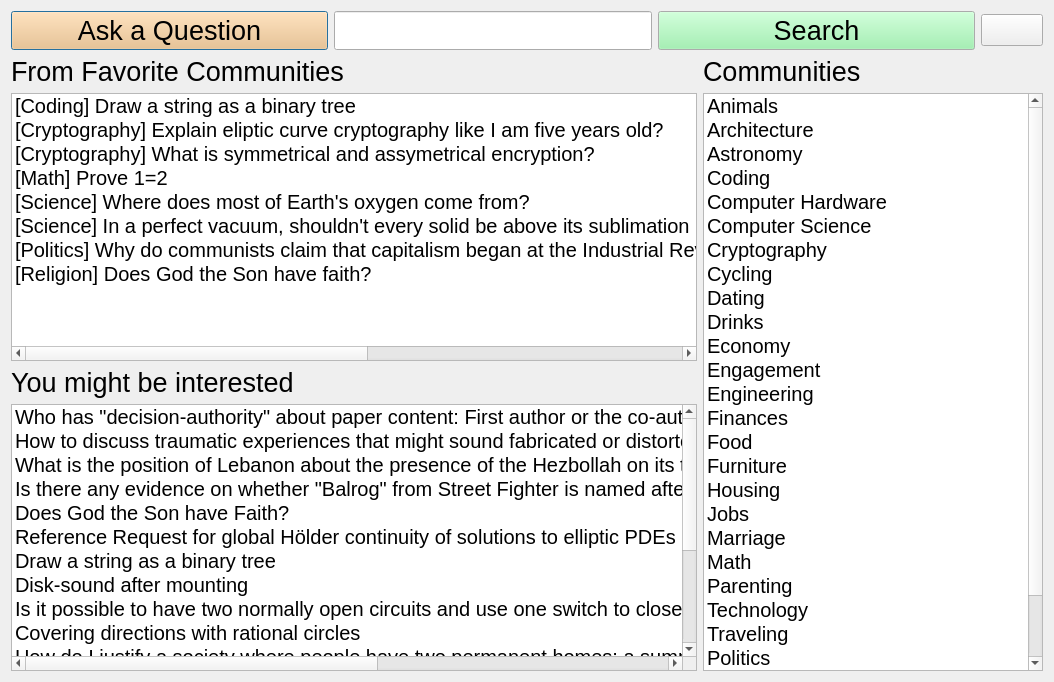
<?xml version="1.0" encoding="UTF-8"?>
<ui version="4.0">
 <class>SecDialog</class>
 <widget class="QDialog" name="SecDialog">
  <property name="geometry">
   <rect>
    <x>0</x>
    <y>0</y>
    <width>1054</width>
    <height>682</height>
   </rect>
  </property>
  <property name="sizePolicy">
   <sizepolicy hsizetype="Preferred" vsizetype="Fixed">
    <horstretch>0</horstretch>
    <verstretch>100</verstretch>
   </sizepolicy>
  </property>
  <property name="baseSize">
   <size>
    <width>0</width>
    <height>100</height>
   </size>
  </property>
  <property name="windowTitle">
   <string>Main Window</string>
  </property>
  <layout class="QVBoxLayout" name="verticalLayout">
   <item>
    <layout class="QGridLayout" name="gridLayout">
     <item row="5" column="0" colspan="2">
      <widget class="QLabel" name="label_3">
       <property name="sizePolicy">
        <sizepolicy hsizetype="Preferred" vsizetype="Maximum">
         <horstretch>0</horstretch>
         <verstretch>0</verstretch>
        </sizepolicy>
       </property>
       <property name="font">
        <font>
         <pointsize>20</pointsize>
        </font>
       </property>
       <property name="text">
        <string>You might be interested</string>
       </property>
      </widget>
     </item>
     <item row="6" column="0" colspan="4">
      <widget class="QListWidget" name="listWidget_defaultList">
       <property name="sizePolicy">
        <sizepolicy hsizetype="Minimum" vsizetype="Minimum">
         <horstretch>0</horstretch>
         <verstretch>0</verstretch>
        </sizepolicy>
       </property>
       <property name="palette">
        <palette>
         <active>
          <colorrole role="Highlight">
           <brush brushstyle="SolidPattern">
            <color alpha="255">
             <red>146</red>
             <green>194</green>
             <blue>242</blue>
            </color>
           </brush>
          </colorrole>
          <colorrole role="HighlightedText">
           <brush brushstyle="SolidPattern">
            <color alpha="255">
             <red>0</red>
             <green>0</green>
             <blue>0</blue>
            </color>
           </brush>
          </colorrole>
         </active>
         <inactive>
          <colorrole role="Highlight">
           <brush brushstyle="SolidPattern">
            <color alpha="255">
             <red>146</red>
             <green>194</green>
             <blue>242</blue>
            </color>
           </brush>
          </colorrole>
          <colorrole role="HighlightedText">
           <brush brushstyle="SolidPattern">
            <color alpha="255">
             <red>0</red>
             <green>0</green>
             <blue>0</blue>
            </color>
           </brush>
          </colorrole>
         </inactive>
         <disabled>
          <colorrole role="HighlightedText">
           <brush brushstyle="SolidPattern">
            <color alpha="255">
             <red>0</red>
             <green>0</green>
             <blue>0</blue>
            </color>
           </brush>
          </colorrole>
         </disabled>
        </palette>
       </property>
       <property name="font">
        <font>
         <pointsize>15</pointsize>
        </font>
       </property>
       <item>
        <property name="text">
         <string>Who has &quot;decision-authority&quot; about paper content: First author or the co-author with the higher academic rank?</string>
        </property>
       </item>
       <item>
        <property name="text">
         <string>How to discuss traumatic experiences that might sound fabricated or distorted in graduate school applications</string>
        </property>
       </item>
       <item>
        <property name="text">
         <string>What is the position of Lebanon about the presence of the Hezbollah on its territory?</string>
        </property>
       </item>
       <item>
        <property name="text">
         <string>Is there any evidence on whether &quot;Balrog&quot; from Street Fighter is named after the Balrogs in The Lord of the Rings?</string>
        </property>
       </item>
       <item>
        <property name="text">
         <string>Does God the Son have Faith?</string>
        </property>
       </item>
       <item>
        <property name="text">
         <string>Reference Request for global Hölder continuity of solutions to elliptic PDEs</string>
        </property>
       </item>
       <item>
        <property name="text">
         <string>Draw a string as a binary tree</string>
        </property>
       </item>
       <item>
        <property name="text">
         <string>Disk-sound after mounting</string>
        </property>
       </item>
       <item>
        <property name="text">
         <string>Is it possible to have two normally open circuits and use one switch to close one or the other (never both at once for my purposes)?</string>
        </property>
       </item>
       <item>
        <property name="text">
         <string>Covering directions with rational circles</string>
        </property>
       </item>
       <item>
        <property name="text">
         <string>How do I justify a society where people have two permanent homes: a summer home and a winter home?</string>
        </property>
       </item>
       <item>
        <property name="text">
         <string>Why do communists claim that capitalism began at the Industrial Revolution?</string>
        </property>
       </item>
       <item>
        <property name="text">
         <string>A short series of books in which the main character belongs to a race of beings who can create/reset the universe</string>
        </property>
       </item>
       <item>
        <property name="text">
         <string>Why are sportsmen not desirous to have others of their persuasion move in?</string>
        </property>
       </item>
       <item>
        <property name="text">
         <string>What do the Apollo crew mean by &quot;you're five square&quot;</string>
        </property>
       </item>
       <item>
        <property name="text">
         <string>Prepping basement for drywall; how to deal with electrical wires running across joists?</string>
        </property>
       </item>
       <item>
        <property name="text">
         <string>In a perfect vacuum, shouldn't every solid be above its sublimation point, since its vapor pressure must exceed the atmospheric pressure?</string>
        </property>
       </item>
      </widget>
     </item>
     <item row="3" column="0" colspan="2">
      <widget class="QLabel" name="label_2">
       <property name="sizePolicy">
        <sizepolicy hsizetype="Preferred" vsizetype="Maximum">
         <horstretch>0</horstretch>
         <verstretch>0</verstretch>
        </sizepolicy>
       </property>
       <property name="font">
        <font>
         <pointsize>20</pointsize>
        </font>
       </property>
       <property name="text">
        <string>From Favorite Communities</string>
       </property>
      </widget>
     </item>
     <item row="4" column="0" colspan="4">
      <widget class="QListWidget" name="listWidget_favoriteList">
       <property name="sizePolicy">
        <sizepolicy hsizetype="Minimum" vsizetype="Minimum">
         <horstretch>0</horstretch>
         <verstretch>0</verstretch>
        </sizepolicy>
       </property>
       <property name="palette">
        <palette>
         <active>
          <colorrole role="Highlight">
           <brush brushstyle="SolidPattern">
            <color alpha="255">
             <red>146</red>
             <green>194</green>
             <blue>242</blue>
            </color>
           </brush>
          </colorrole>
          <colorrole role="HighlightedText">
           <brush brushstyle="SolidPattern">
            <color alpha="255">
             <red>0</red>
             <green>0</green>
             <blue>0</blue>
            </color>
           </brush>
          </colorrole>
         </active>
         <inactive>
          <colorrole role="Highlight">
           <brush brushstyle="SolidPattern">
            <color alpha="255">
             <red>146</red>
             <green>194</green>
             <blue>242</blue>
            </color>
           </brush>
          </colorrole>
          <colorrole role="HighlightedText">
           <brush brushstyle="SolidPattern">
            <color alpha="255">
             <red>0</red>
             <green>0</green>
             <blue>0</blue>
            </color>
           </brush>
          </colorrole>
         </inactive>
         <disabled>
          <colorrole role="HighlightedText">
           <brush brushstyle="SolidPattern">
            <color alpha="255">
             <red>0</red>
             <green>0</green>
             <blue>0</blue>
            </color>
           </brush>
          </colorrole>
         </disabled>
        </palette>
       </property>
       <property name="font">
        <font>
         <pointsize>15</pointsize>
        </font>
       </property>
       <item>
        <property name="text">
         <string>[Coding] Draw a string as a binary tree</string>
        </property>
       </item>
       <item>
        <property name="text">
         <string>[Cryptography] Explain eliptic curve cryptography like I am five years old?</string>
        </property>
       </item>
       <item>
        <property name="text">
         <string>[Cryptography] What is symmetrical and assymetrical encryption?</string>
        </property>
       </item>
       <item>
        <property name="text">
         <string>[Math] Prove 1=2</string>
        </property>
       </item>
       <item>
        <property name="text">
         <string>[Science] Where does most of Earth's oxygen come from?</string>
        </property>
       </item>
       <item>
        <property name="text">
         <string>[Science] In a perfect vacuum, shouldn't every solid be above its sublimation point, since its vapor pressure must exceed the atmospheric pressure?</string>
        </property>
       </item>
       <item>
        <property name="text">
         <string>[Politics] Why do communists claim that capitalism began at the Industrial Revolution?</string>
        </property>
       </item>
       <item>
        <property name="text">
         <string>[Religion] Does God the Son have faith?</string>
        </property>
       </item>
      </widget>
     </item>
     <item row="4" column="4" rowspan="3" colspan="2">
      <widget class="QListWidget" name="listWidget_communitiesList">
       <property name="sizePolicy">
        <sizepolicy hsizetype="Minimum" vsizetype="Minimum">
         <horstretch>0</horstretch>
         <verstretch>0</verstretch>
        </sizepolicy>
       </property>
       <property name="palette">
        <palette>
         <active>
          <colorrole role="Highlight">
           <brush brushstyle="SolidPattern">
            <color alpha="255">
             <red>146</red>
             <green>194</green>
             <blue>242</blue>
            </color>
           </brush>
          </colorrole>
          <colorrole role="HighlightedText">
           <brush brushstyle="SolidPattern">
            <color alpha="255">
             <red>0</red>
             <green>0</green>
             <blue>0</blue>
            </color>
           </brush>
          </colorrole>
         </active>
         <inactive>
          <colorrole role="Highlight">
           <brush brushstyle="SolidPattern">
            <color alpha="255">
             <red>146</red>
             <green>194</green>
             <blue>242</blue>
            </color>
           </brush>
          </colorrole>
          <colorrole role="HighlightedText">
           <brush brushstyle="SolidPattern">
            <color alpha="255">
             <red>0</red>
             <green>0</green>
             <blue>0</blue>
            </color>
           </brush>
          </colorrole>
         </inactive>
         <disabled>
          <colorrole role="HighlightedText">
           <brush brushstyle="SolidPattern">
            <color alpha="255">
             <red>0</red>
             <green>0</green>
             <blue>0</blue>
            </color>
           </brush>
          </colorrole>
         </disabled>
        </palette>
       </property>
       <property name="font">
        <font>
         <pointsize>15</pointsize>
        </font>
       </property>
       <item>
        <property name="text">
         <string>Animals</string>
        </property>
       </item>
       <item>
        <property name="text">
         <string>Architecture</string>
        </property>
       </item>
       <item>
        <property name="text">
         <string>Astronomy</string>
        </property>
       </item>
       <item>
        <property name="text">
         <string>Coding</string>
        </property>
       </item>
       <item>
        <property name="text">
         <string>Computer Hardware</string>
        </property>
       </item>
       <item>
        <property name="text">
         <string>Computer Science</string>
        </property>
       </item>
       <item>
        <property name="text">
         <string>Cryptography</string>
        </property>
       </item>
       <item>
        <property name="text">
         <string>Cycling</string>
        </property>
       </item>
       <item>
        <property name="text">
         <string>Dating</string>
        </property>
       </item>
       <item>
        <property name="text">
         <string>Drinks</string>
        </property>
       </item>
       <item>
        <property name="text">
         <string>Economy</string>
        </property>
       </item>
       <item>
        <property name="text">
         <string>Engagement</string>
        </property>
       </item>
       <item>
        <property name="text">
         <string>Engineering</string>
        </property>
       </item>
       <item>
        <property name="text">
         <string>Finances</string>
        </property>
       </item>
       <item>
        <property name="text">
         <string>Food</string>
        </property>
       </item>
       <item>
        <property name="text">
         <string>Furniture</string>
        </property>
       </item>
       <item>
        <property name="text">
         <string>Housing</string>
        </property>
       </item>
       <item>
        <property name="text">
         <string>Jobs</string>
        </property>
       </item>
       <item>
        <property name="text">
         <string>Marriage</string>
        </property>
       </item>
       <item>
        <property name="text">
         <string>Math</string>
        </property>
       </item>
       <item>
        <property name="text">
         <string>Parenting</string>
        </property>
       </item>
       <item>
        <property name="text">
         <string>Technology</string>
        </property>
       </item>
       <item>
        <property name="text">
         <string>Traveling</string>
        </property>
       </item>
       <item>
        <property name="text">
         <string>Politics</string>
        </property>
       </item>
       <item>
        <property name="text">
         <string>Psychology</string>
        </property>
       </item>
       <item>
        <property name="text">
         <string>Religion</string>
        </property>
       </item>
       <item>
        <property name="text">
         <string>Science</string>
        </property>
       </item>
      </widget>
     </item>
     <item row="2" column="0" colspan="6">
      <layout class="QHBoxLayout" name="horizontalLayout_3">
       <item>
        <widget class="QPushButton" name="pushButton_askAQuestion">
         <property name="sizePolicy">
          <sizepolicy hsizetype="Preferred" vsizetype="Preferred">
           <horstretch>0</horstretch>
           <verstretch>0</verstretch>
          </sizepolicy>
         </property>
         <property name="palette">
          <palette>
           <active>
            <colorrole role="Button">
             <brush brushstyle="SolidPattern">
              <color alpha="255">
               <red>255</red>
               <green>190</green>
               <blue>111</blue>
              </color>
             </brush>
            </colorrole>
           </active>
           <inactive>
            <colorrole role="Button">
             <brush brushstyle="SolidPattern">
              <color alpha="255">
               <red>255</red>
               <green>190</green>
               <blue>111</blue>
              </color>
             </brush>
            </colorrole>
           </inactive>
           <disabled>
            <colorrole role="Button">
             <brush brushstyle="SolidPattern">
              <color alpha="255">
               <red>255</red>
               <green>190</green>
               <blue>111</blue>
              </color>
             </brush>
            </colorrole>
           </disabled>
          </palette>
         </property>
         <property name="font">
          <font>
           <pointsize>20</pointsize>
          </font>
         </property>
         <property name="text">
          <string>Ask a Question</string>
         </property>
        </widget>
       </item>
       <item>
        <widget class="QLineEdit" name="lineEdit_searchBar">
         <property name="sizePolicy">
          <sizepolicy hsizetype="Preferred" vsizetype="Preferred">
           <horstretch>0</horstretch>
           <verstretch>0</verstretch>
          </sizepolicy>
         </property>
         <property name="font">
          <font>
           <pointsize>20</pointsize>
          </font>
         </property>
        </widget>
       </item>
       <item>
        <widget class="QPushButton" name="pushButton_searchButton">
         <property name="sizePolicy">
          <sizepolicy hsizetype="Preferred" vsizetype="Preferred">
           <horstretch>0</horstretch>
           <verstretch>0</verstretch>
          </sizepolicy>
         </property>
         <property name="palette">
          <palette>
           <active>
            <colorrole role="Button">
             <brush brushstyle="SolidPattern">
              <color alpha="255">
               <red>143</red>
               <green>240</green>
               <blue>164</blue>
              </color>
             </brush>
            </colorrole>
           </active>
           <inactive>
            <colorrole role="Button">
             <brush brushstyle="SolidPattern">
              <color alpha="255">
               <red>143</red>
               <green>240</green>
               <blue>164</blue>
              </color>
             </brush>
            </colorrole>
           </inactive>
           <disabled>
            <colorrole role="Button">
             <brush brushstyle="SolidPattern">
              <color alpha="255">
               <red>143</red>
               <green>240</green>
               <blue>164</blue>
              </color>
             </brush>
            </colorrole>
           </disabled>
          </palette>
         </property>
         <property name="font">
          <font>
           <pointsize>20</pointsize>
          </font>
         </property>
         <property name="text">
          <string>Search</string>
         </property>
        </widget>
       </item>
       <item>
        <widget class="QPushButton" name="pushButton_profileButton">
         <property name="sizePolicy">
          <sizepolicy hsizetype="Maximum" vsizetype="Maximum">
           <horstretch>0</horstretch>
           <verstretch>0</verstretch>
          </sizepolicy>
         </property>
         <property name="font">
          <font>
           <pointsize>15</pointsize>
          </font>
         </property>
         <property name="text">
          <string/>
         </property>
        </widget>
       </item>
      </layout>
     </item>
     <item row="3" column="4" colspan="2">
      <widget class="QLabel" name="label">
       <property name="sizePolicy">
        <sizepolicy hsizetype="Preferred" vsizetype="Maximum">
         <horstretch>0</horstretch>
         <verstretch>0</verstretch>
        </sizepolicy>
       </property>
       <property name="font">
        <font>
         <pointsize>20</pointsize>
        </font>
       </property>
       <property name="text">
        <string>Communities</string>
       </property>
      </widget>
     </item>
    </layout>
   </item>
  </layout>
 </widget>
 <resources/>
 <connections/>
</ui>
